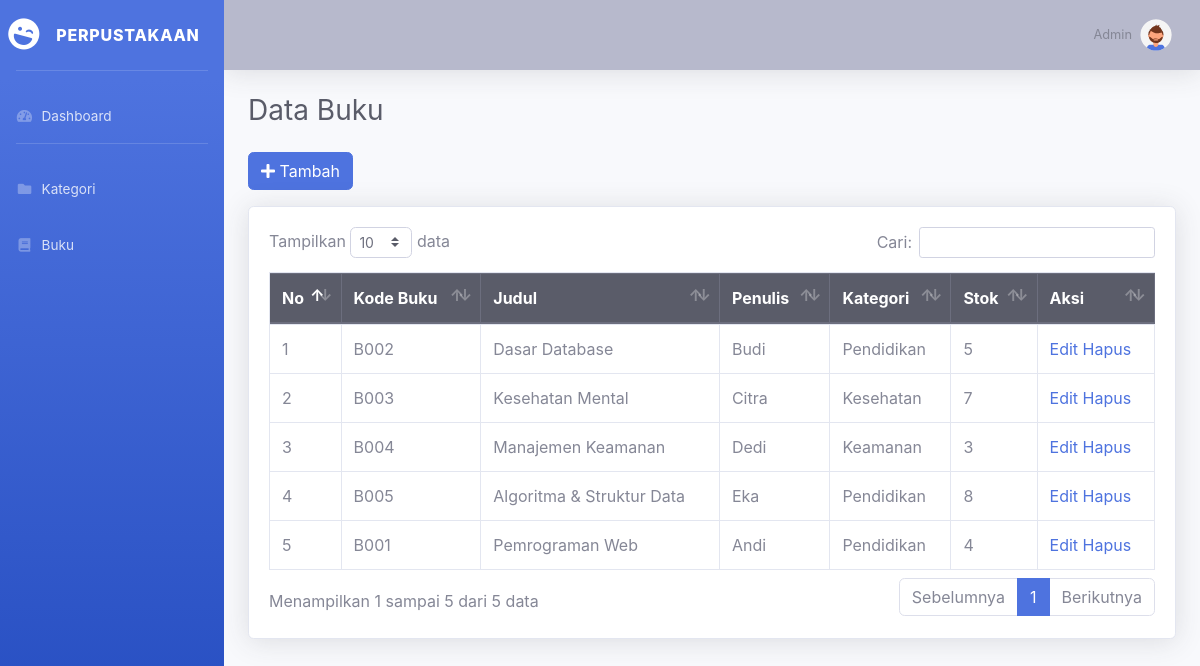
The app's page /index.php/buku with its own data.
### tables this page shows
CREATE TABLE `buku` (
  `id` int(11) NOT NULL,
  `kode_buku` varchar(20) DEFAULT NULL,
  `judul` varchar(100) DEFAULT NULL,
  `penulis` varchar(100) DEFAULT NULL,
  `penerbit` varchar(100) DEFAULT NULL,
  `tahun` int(11) DEFAULT NULL,
  `kategori_id` int(11) DEFAULT NULL,
  `stok` int(11) DEFAULT NULL,
  `lokasi_rak` varchar(50) DEFAULT NULL
);

CREATE TABLE `kategori` (
  `id` int(11) NOT NULL,
  `nama_kategori` varchar(100) NOT NULL
);

### application/controllers/Buku.php (called while the page is built, shortened)
<?php
class Buku extends CI_Controller {
    public function __construct(){
        $this->load->model('M_buku');
        $this->load->model('Kategori_model');
    }
    public function index(){
        $data['buku'] = $this->M_buku->get_all();
        $this->load->view('templates/header');
        $this->load->view('templates/sidebar');
        $this->load->view('templates/topbar');
        $this->load->view('buku/index', $data);
        $this->load->view('templates/footer');
    }
}

### index.php (called while the page is built, shortened)
<?php
require_once BASEPATH.'core/CodeIgniter.php';

### application/models/M_buku.php (called while the page is built, shortened)
<?php
class M_buku extends CI_Model {
    public function get_all(){
        $this->db->select('buku.*, kategori.nama_kategori');
        $this->db->from('buku');
        $this->db->join('kategori','kategori.id = buku.kategori_id','left');
        return $this->db->get()->result();
    }
}

### application/views/buku/index.php (the view, shortened to what this page needs)
<div class="container-fluid">
<h2 class="h3 mb-4 text-gray-800">Data Buku</h2>
<a href="<?= site_url('buku/tambah'); ?>" class="btn btn-primary mb-3">
    <i class="fas fa-plus"></i> Tambah
</a>
<div class="card shadow mb-4">
    <div class="card-body">
        <div class="table-responsive">
<table class="table table-bordered" id="dataTable" width="100%" cellspacing="0">
<thead class="thead-dark">
<tr>
<th>No</th>
<th>Kode Buku</th>
<th>Judul</th>
<th>Penulis</th>
<th>Kategori</th>
<th>Stok</th>
<th>Aksi</th>
</tr>
</thead>
<tbody>
<?php $no=1; foreach($buku as $b): ?>
<tr>
<td><?= $no++ ?></td>
<td><?= $b->kode_buku ?></td>
<td><?= $b->judul ?></td>
<td><?= $b->penulis ?></td>
<td><?= $b->nama_kategori ?></td>
<td><?= $b->stok ?></td>
<td>
<a href="<?= site_url('buku/edit/'.$b->id); ?>">Edit</a>
<a href="<?= site_url('buku/hapus/'.$b->id); ?>" onclick="return confirm('yakin?')">Hapus</a>
</td>
</tr>
<?php endforeach; ?>
</tbody>
</table>
        </div>
    </div>
</div>
</div>

### application/views/templates/header.php (shortened to what this page needs)
<!DOCTYPE html>
<html lang="en">
    <head>
        <link href="<?= base_url('assets/vendor/fontawesome-free/css/all.min.css'); ?>" rel="stylesheet">
        <link href="<?= base_url('assets/vendor/bootstrap/css/bootstrap.min.css'); ?>" rel="stylesheet">
        <link href="<?= base_url('assets/vendor/datatables/dataTables.bootstrap4.min.css'); ?>" rel="stylesheet">
        <link href="<?= base_url('assets/css/sb-admin-2.min.css'); ?>" rel="stylesheet">
</head>
<body id="page-top">
    <div id="wrapper">

### application/views/templates/sidebar.php
<ul class="navbar-nav bg-gradient-primary sidebar sidebar-dark accordion" id="accordionSidebar">
<a class="sidebar-brand d-flex align-items-center justify-content-center" href="#">
    <div class="sidebar-brand-icon rotate-15">
        <i class="fas fa-laugh-wink"></i>
    </div>
    <div class="sidebar-brand-text mx-3">Perpustakaan</div>
</a>
<hr class="sidebar-divider">
<li class="nav-item">
    <a class="nav-link" href="#">
        <i class="fas fa-fw fa-tachometer-alt"></i>
        <span>Dashboard</span>
    </a>
</li>
<hr class="sidebar-divider">
<li class="nav-item">
    <a class="nav-link" href="<?= site_url('kategori'); ?>">
        <i class="fas fa-fw fa-folder"></i>
        <span>Kategori</span>
    </a>
</li>
<li class="nav-item">
    <a class="nav-link" href="<?= site_url('buku'); ?>">
        <i class="fas fa-fw fa-book"></i>
        <span>Buku</span>
    </a>
</li>
</ul>
<div id="content-wrapper" class="d-flex flex-column">
<div id="content">

### application/views/templates/topbar.php (shortened to what this page needs)
<nav class="navbar navbar-expand navbar-light bg-gray-500 topbar mb-4 static-top shadow">
    <ul class="navbar-nav ml-auto">
    <li class="nav-item dropdown no-arrow">
        <a class="nav-link dropdown-toggle" href="#" id="userDropdown" role="button" data-toggle="dropdown" aria-haspopup="true" aria-expanded="false">
            <span class="mr-2 d-none d-lg-inline text-gray-600 small">
                Admin
            </span>
            <img class="img-profile rounded-circle" src="<?= base_url('assets/img/undraw_profile_2.svg') ?>" width="40">
        </a>
        </li>
    </ul>
</nav>

### application/views/templates/footer.php (shortened to what this page needs)
</div>
</div>
</div>
</body>
</html>

### records on screen
buku: kode_buku "B002", judul "Dasar Database", penulis "Budi", kategori.nama_kategori "Pendidikan", stok "5"
buku: kode_buku "B003", judul "Kesehatan Mental", penulis "Citra", kategori.nama_kategori "Kesehatan", stok "7"
buku: kode_buku "B004", judul "Manajemen Keamanan", penulis "Dedi", kategori.nama_kategori "Keamanan", stok "3"
buku: kode_buku "B005", judul "Algoritma & Struktur Data", penulis "Eka", kategori.nama_kategori "Pendidikan", stok "8"
buku: kode_buku "B001", judul "Pemrograman Web", penulis "Andi", kategori.nama_kategori "Pendidikan", stok "4"
